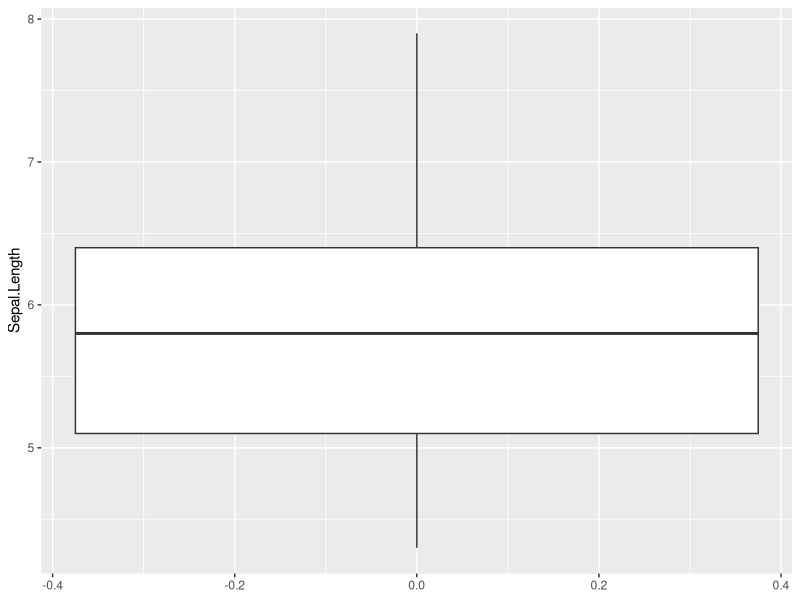
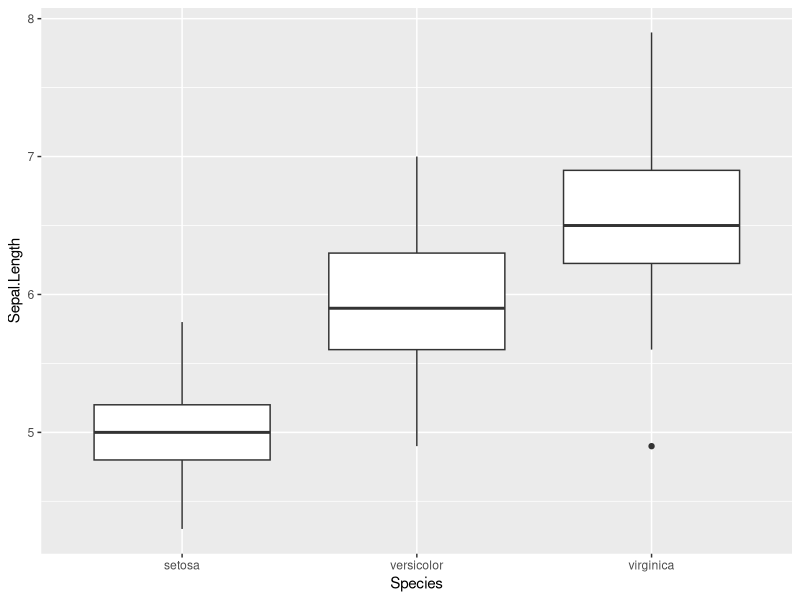
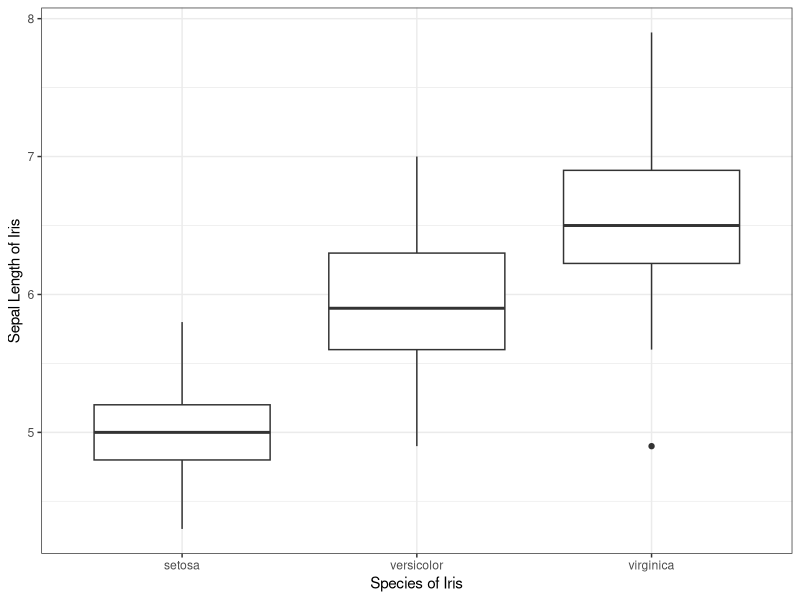
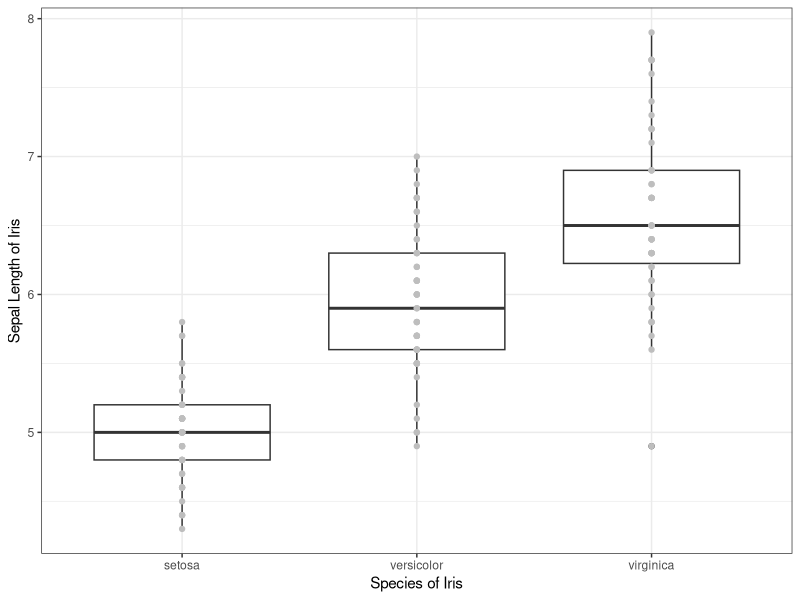

R code for these plots, in order:
library(ggplot2)

data(iris)
names(iris)

#G1: a boxplot for Sepal.Length
ggplot(data=iris, aes(y=Sepal.Length))+
  geom_boxplot()

#G2: boxplots of Sepal.Length of different species
ggplot(data=iris, aes(x=Species, y=Sepal.Length))+
  geom_boxplot()

#G3: how to make the boxplots better
ggplot(data=iris, aes(x=Species, y=Sepal.Length))+
  geom_boxplot()+
  xlab("Species of Iris")+
  ylab("Sepal Length of Iris")+
  theme_bw()

#G4: layer the dotplots to the boxplots
g1 <- ggplot(data=iris, aes(x=Species, y=Sepal.Length))+
        geom_boxplot()+
        xlab("Species of Iris")+
        ylab("Sepal Length of Iris")+
        theme_bw()

g1+geom_point(colour="grey")

